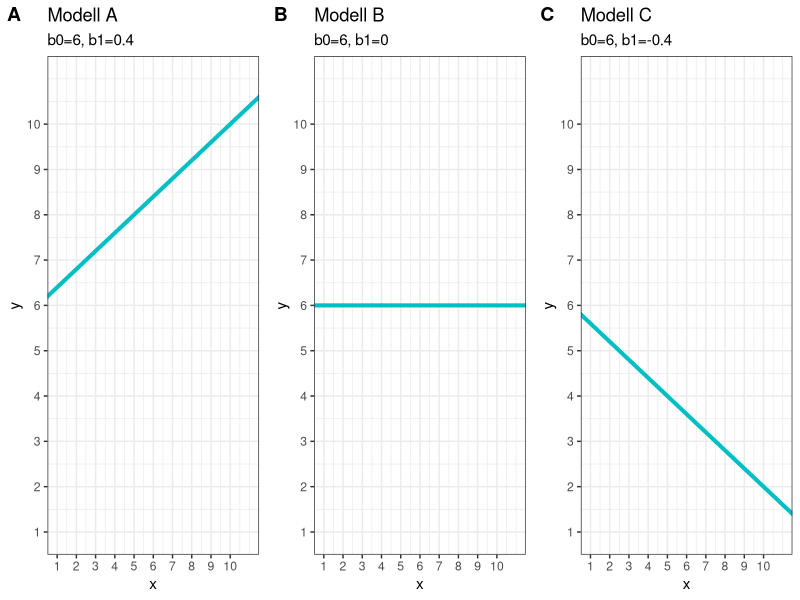
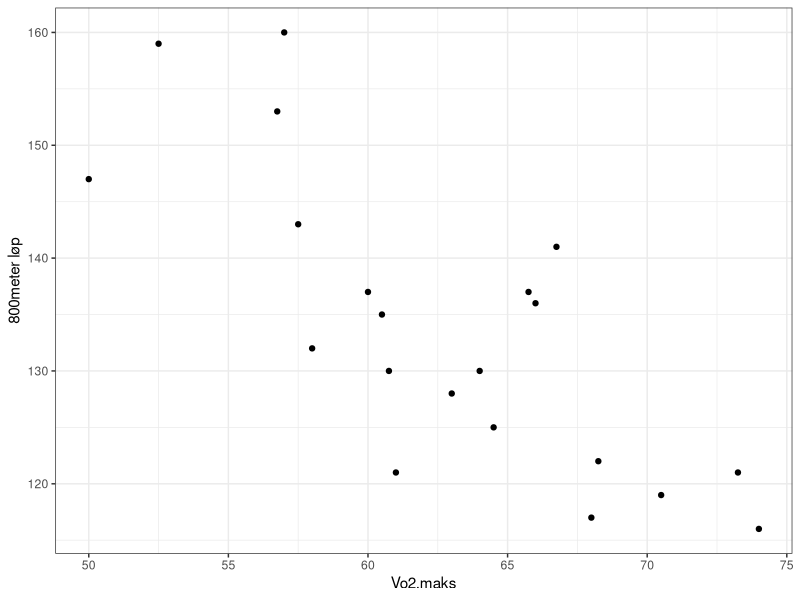
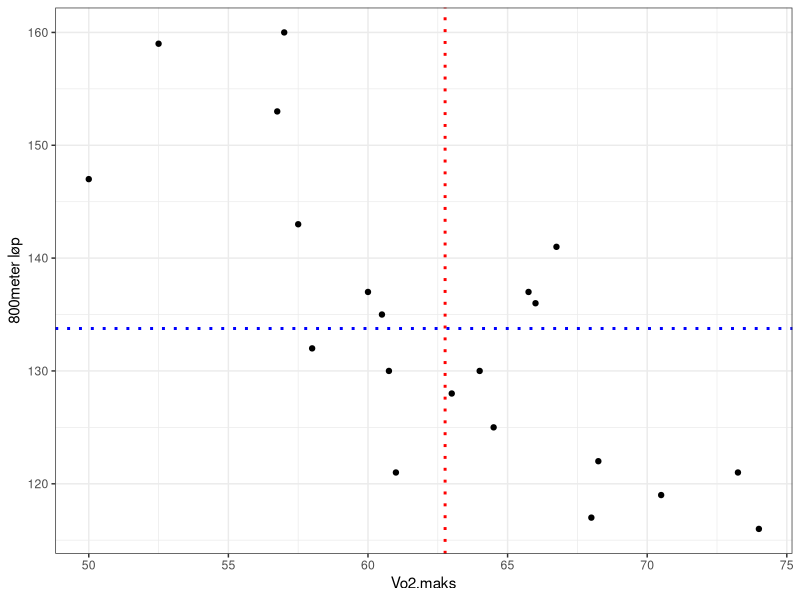
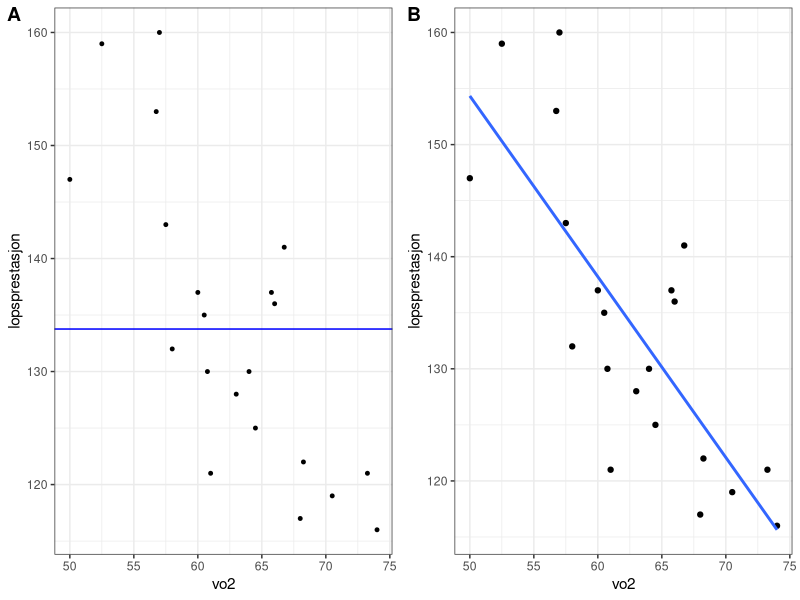

Reproduce these figures in R, in order.
## ---- chunk 1
set.seed(2002) #viktig å ha med denne for å få nøyaktig samme datasett
a <- seq(0:10)
b <- seq(0:10)

library(tidyverse)
library(cowplot)
regresjon <- tibble(a, b)


first <- ggplot(regresjon, aes(a, b)) + 
  geom_point(color="white", alpha=0.01) +
  scale_x_continuous(breaks = seq(0,10,1)) +
  scale_y_continuous(breaks = seq(0,10,1)) +
  geom_abline(intercept = 6, slope = 0.4, color="#00BFC4", size=1.4) +
  labs(x="x", y="y", title = "Modell A", subtitle = "b0=6, b1=0.4", color="red") +
  theme_bw() 

second <- ggplot(regresjon, aes(a, b)) + 
  geom_point(color="white", alpha=0.01) +
  scale_x_continuous(breaks = seq(0,10,1)) +
  scale_y_continuous(breaks = seq(0,10,1)) +
  geom_abline(intercept = 6, slope = 0, color="#00BFC4", size=1.4) +
  labs(x="x", y="y", title = "Modell B", subtitle = "b0=6, b1=0") +
  theme_bw() 

third <- ggplot(regresjon, aes(a, b)) + 
  geom_point(color="white", alpha=0.01) +
  scale_x_continuous(breaks = seq(0,10,1)) +
  scale_y_continuous(breaks = seq(0,10,1)) +
  geom_abline(intercept = 6, slope = -0.4, color="#00BFC4", size=1.4) +
  labs(x="x", y="y", title = "Modell C", subtitle = "b0=6, b1=-0.4") +
  theme_bw() 


plot_grid(first,second, third, nrow = 1, labels="AUTO")


## ---- chunk 2
library(tidyverse)
# Vo2-maks
vo2 <- c(52.5, 50, 56.75, 57, 57.5,58,60.75, 60.5,60,63,61,64.5,64,65.75,66.75,66,68.25,68,70.5,73.25, 74)
# Tidene på 800m
lopsprestasjon <- c(159,147,153,160,143,132,130,135,137,128,121,125,130,137,141,136,122,117,119,121,116)
# Individene
individ <- seq(length(lopsprestasjon))
# Setter dette inn i en dataframe
dat <- data.frame(individ, vo2, lopsprestasjon)
## ---- chunk 3
knitr::kable(
  dat, booktabs = TRUE,
  caption = 'Vo2maks og 800meter tid for 21 personer')
## ---- chunk 4
ggplot(dat, aes(vo2, lopsprestasjon)) +
  # legger på punkter (de stort prikkene)
  geom_point() +
  labs(x="Vo2.maks", y="800meter løp") +
  theme_bw()


## ---- chunk 5


ggplot(dat, aes(vo2, lopsprestasjon)) +
  # legger på punkter (de stort prikkene)
  geom_point() +
  geom_vline(xintercept = mean(dat$vo2), color="red", linetype="dotted", size=1) +
  geom_hline(yintercept = mean(dat$lopsprestasjon), color="blue", linetype="dotted", size=1) +
  labs(x="Vo2.maks", y="800meter løp") +
  theme_bw()

## ---- chunk 6

dat %>%
  summarise(cp = (vo2 - mean(vo2)) * (lopsprestasjon - mean(lopsprestasjon)),
            scp = sum(cp), 
            sumSD = (20) * sd(vo2) * sd(lopsprestasjon),
            r = scp / sumSD
)


## ---- chunk 7
r <- cor.test(dat$vo2, dat$lopsprestasjon, method="pearson")
r
## ---- chunk 8
#a <-ggplot(dat, aes(vo2, lopsprestasjon)) +
#  geom_point()+
  #scale_y_continuous(breaks = seq(0, 60, 5)) +
  #coord_cartesian(ylim = c(0, 60)) +
#  geom_jitter(width = 0.2) + 
#  geom_hline(yintercept=32) +
##  labs(y="% fremgang 1RM underkropp", x="Dummykodet variabel", title="Null-modell") +
#  guides(fill=FALSE) +
#  theme_bw()
a <- ggplot(dat, aes(vo2, lopsprestasjon)) +
  geom_point(size=1)+
  geom_hline(yintercept=mean(dat$lopsprestasjon), color="blue") +
  theme_bw()



b <- ggplot(dat, aes(vo2, lopsprestasjon)) +
   geom_point() +
  geom_smooth(method = "lm", se = FALSE) + 
  theme_bw()
library(cowplot)

plot_grid(a, b, nrow = 1, labels="AUTO")
## ---- chunk 9
# lm står for linear model
alternativ_modell <- lm(lopsprestasjon ~ vo2, dat)
summary(alternativ_modell)

